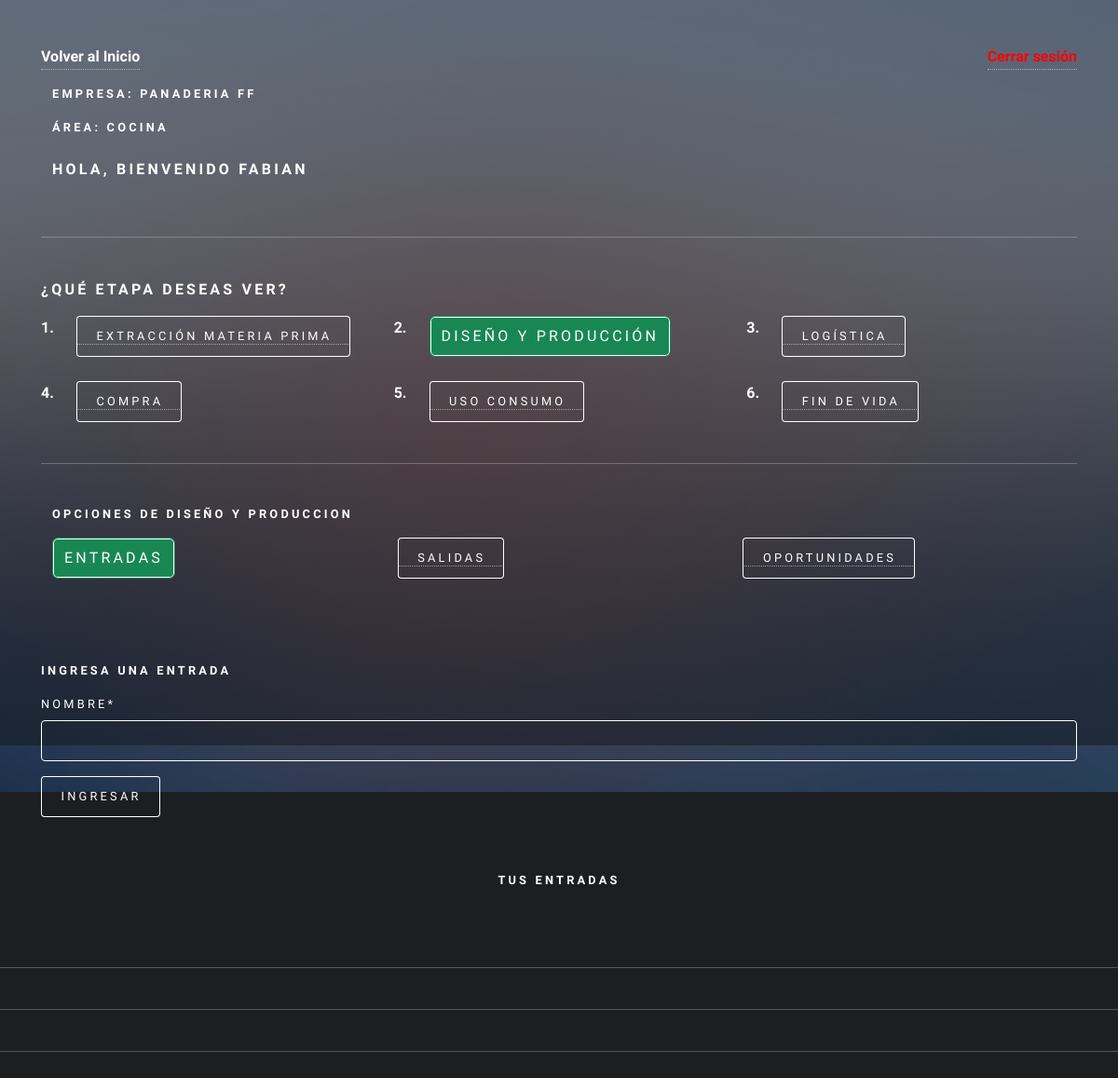
The page /agregar_entrada_diseño (signed in) on the database as committed earlier.
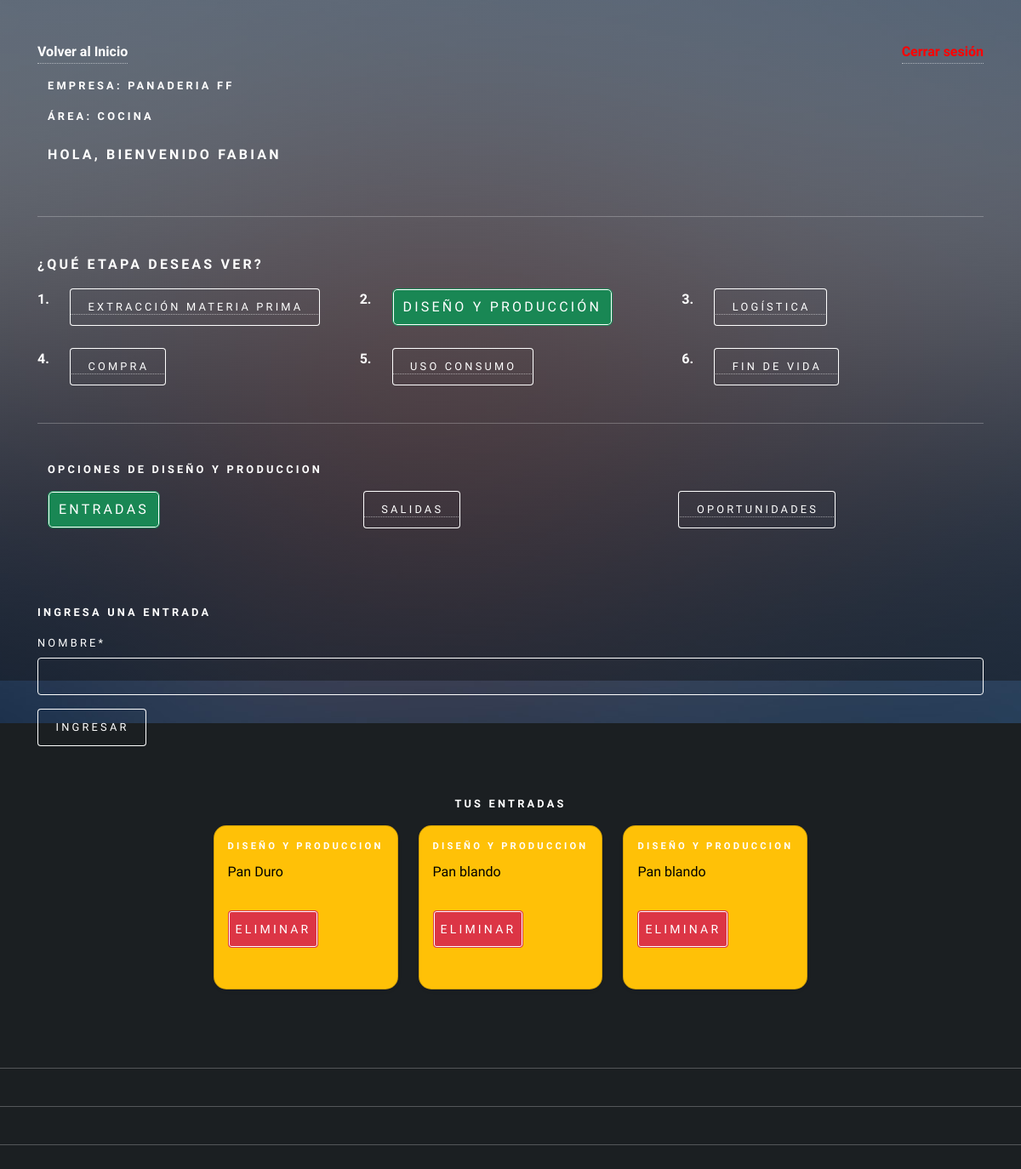
The same page on the database as committed later.
### app/models.py (models this page shows, shortened)
class RegistroTrabajador(models.Model):
    usuario = models.ForeignKey(Usuario, on_delete=models.CASCADE)
    descripcion = models.TextField(max_length=160)
    id_area = models.ForeignKey(AreaEmpresa, on_delete=models.CASCADE)

class AreaEmpresa(models.Model):
    id_area = models.AutoField(primary_key=True)
    nombre  = models.CharField(max_length=20)
    productos = models.CharField(max_length=50)
    id_empresa = models.ForeignKey(Empresa, on_delete=models.CASCADE)
    calle = models.CharField(max_length=250)
    comuna = models.CharField(max_length=150)
    lat = models.IntegerField()
    long = models.IntegerField()

class Empresa(models.Model):
    id_empresa = models.AutoField(primary_key=True)
    nombre  = models.CharField(max_length=20)
    calle = models.CharField(max_length=250)
    comuna = models.CharField(max_length=150)
    lat = models.IntegerField()
    long = models.IntegerField()

class Entrada(models.Model):
    id_entrada = models.AutoField(primary_key=True)
    nombre  = models.CharField(max_length=50)
    fecha =  models.DateField(auto_now_add=True)
    etapa = models.ForeignKey(Etapa, on_delete=models.CASCADE)
    usuario =models.ForeignKey(Usuario, on_delete=models.CASCADE)
    id_area = models.ForeignKey(AreaEmpresa, on_delete=models.CASCADE)

class Etapa(models.Model):
    id_etapa = models.AutoField(primary_key=True)
    nombre  = models.CharField(max_length=50)
    fecha_inicio  = models.DateField()
    fecha_termino  = models.DateField()
    activo = models.BooleanField()
    def __str__(self):
        return self.nombre

### user/models.py (models this page shows, shortened)
class Usuario(AbstractUser):
    telefono = models.IntegerField(null=True)
    id_telegram = models.CharField(max_length=100, null=True, default=0)
    objects = UsuarioManager()

### app/forms.py
class EntradaForm(forms.ModelForm):
    class Meta:
        model = Entrada
        fields = 'nombre',

### app/views.py (called while the page is built, shortened)
def agregarEntradaDiseño(request):
    if request.user.is_authenticated:
        registros = RegistroTrabajador.objects.filter(usuario=request.user)
        etapa = Etapa.objects.values_list("id_etapa", flat=True).filter(nombre="Diseño y produccion")
        entradas = Entrada.objects.filter(usuario=request.user)
        areaTrabajador = RegistroTrabajador.objects.values_list("id_area", flat=True).filter(usuario = request.user)
        data = {
            'form': EntradaForm(),
            'registros': registros,
            'entradas': entradas
        }
        return render(request,'autodiagnostico/diseñoProduccion/entrada/agregar_entrada.html', data)
    else:
        return render(request, 'autodiagnostico/diseñoProduccion/entrada/agregar_entrada.html')

### app/templates/autodiagnostico/diseñoProduccion/entrada/agregar_entrada.html (shortened to what this page needs)
{% extends 'autodiagnostico/diseñoProduccion/home_diseño.html' %}
{% load static %}
{% load crispy_forms_tags %}
{% block diseño %}
<div class="container">
    <form action="" method="post">
        <h4>Ingresa una entrada</h4>
        {{form | crispy}}
        <div>
            <input type="submit" class="btn btn-primary" value="ingresar">
        </div>
    </form>
</div>
<br>
<h4>Tus entradas</h4>
<div class="row row-cols-1 row-cols-md-3 g-4">
    {% for p in entradas %}
    {% if p.etapa.nombre == "Diseño y produccion" %}
        <div class="col">
            <div class="card text-bg-warning shadow-sm h-100">
                <div class="card-body">
                    <h5 class="card-title">{{p.etapa}}</h5>
                    <p class="card-text">{{p.nombre}}</p>
                    <form action="{% url 'eliminar_entrada_diseño' p.id_entrada %}" method="post"
                    style="margin-top:10px;">
                    <button type="submit" class="btn btn-danger btn-sm">Eliminar
                    </button>
                    </form>
                </div>
            </div>
        </div>
    {% endif %}
    {% endfor %}
</div>
{% endblock diseño %}

### app/templates/autodiagnostico/diseñoProduccion/home_diseño.html (shortened to what this page needs)
{% extends 'autodiagnostico/auto_diagnostico.html' %}
{% load static %}
{% load crispy_forms_tags %}
{% block body %}
<div class="container-sm">
    {% if user.is_staff %}
    <h4>Opciones de diseño y produccion</h4>
    <div class="row">
        <div class="col">
            <a href="{% url 'entradas_diseño' %}?empresa={{ empresa_seleccionada.id_empresa }}">
                <button type="button"id="entrada">Tabla Entradas</button>
            </a>
        </div>
        <div class="col">
            <a href="{% url 'salida_diseño' %}?empresa={{ empresa_seleccionada.id_empresa }}">
                <button type="button"id="salida">Tabla Salidas</button>
            </a>
        </div>
        <div class="col">
            <a href="{% url 'oportunidad_diseño' %}?empresa={{ empresa_seleccionada.id_empresa }}">
                <button type="button"id="oportunidad">Tabla Oportunidades</button>
            </a>
        </div>
    </div>
    {% else %}
    <h4>Opciones de diseño y produccion</h4>
    <div class="row">
        <div class="col">
            <a href="{% url 'agregar_entrada_diseño' %}"><button type="button" id="entrada">Entradas</button></a>
        </div>
        <div class="col">
            <a href="{% url 'agregar_salida_diseño' %}"><button type="button" id="salida">Salidas</button></a>
        </div>
        <div class="col">
            <a href="{% url 'agregar_oportunidad_diseño' %}"><button type="button"
                    id="oportunidad">Oportunidades</button></a>
        </div>
    </div>
    {% endif %}
    </div>
</div>
{% block diseño %}{% endblock diseño %}
{% endblock %}

### app/templates/autodiagnostico/auto_diagnostico.html (shortened to what this page needs)
{% load static %}
<!DOCTYPE HTML>
<html>
<head>
    <link href="https://cdn.jsdelivr.net/npm/bootstrap@5.2.0/dist/css/bootstrap.min.css" rel="stylesheet"
>
    <link rel="stylesheet" href="{% static 'css/main.css' %}" />
    <link rel="stylesheet" href="{% static 'css/style.css' %}">
</head>
<body class="is-preload">
    <div id="wrapper">
        <div class="container-sm">
            {% if user.is_authenticated %}
            <div class="d-flex justify-content-between align-items-center mb-3">
                <a id="home_admin" href="{% url 'home' %}">Volver al Inicio</a> <a href="{% url 'logout' %}"
                    id="cerrarSesion">Cerrar sesión</a>
            </div>
            {% if registros %}
            <div class="container-sm">
                <div class="row">
                    {% if user.is_staff %}
                    <h3>Bienvenido Admin, {{ user.first_name }}</h3>
                    {% else %}
                    {% for i in registros %}
                    <div class="mb-2">
                        <h4>Empresa: {{ i.id_area.id_empresa.nombre}}</h4>
                        <h4>Área: {{ i.id_area.nombre}}</h4>
                    </div>
                    <h3>Hola, bienvenido {{user.first_name}}</h3>
                    {% endfor %}
                    {% endif %}
                </div>
            </div>
            <hr>
            {% if not user.is_staff %}
            <h3>¿Qué etapa deseas ver?</h3>
            <div class="row">
                <div class="col-auto"><strong>1.</strong></div>
                <div class="col">
                    <a href="{% url 'extraccion_materiaPrima' %}"><button type="button" id="extraccion"
                            class="selected">Extracción Materia Prima</button></a>
                </div>
                <div class="col-auto"><strong>2.</strong></div>
                <div class="col">
                    <a href="{% url 'diseño_Produccion' %}"><button type="button" id="diseño">Diseño y
                            producción</button></a>
                </div>
                <div class="col-auto"><strong>3.</strong></div>
                <div class="col">
                    <a href="{% url 'logistica' %}"><button type="button" id="logistica">Logística</button></a>
                </div>
            </div>
            <br>
            <div class="row">
            <div class="col-auto"><strong>4.</strong></div>
            <div class="col">
                <a href="{% url 'compra' %}"><button type="button" id="compra">Compra</button></a>
            </div>
            <div class="col-auto"><strong>5.</strong></div>
            <div class="col">
                <a href="{% url 'uso_consumo' %}"><button type="button" id="uso">Uso consumo</button></a>
            </div>
            <div class="col-auto"><strong>6.</strong></div>
            <div class="col">
                <a href="{% url 'fin_vida' %}"><button type="button" id="fin">Fin de vida</button></a>
            </div>
        </div>
        {% endif %}
            <hr>
        {% block body %}{% endblock %}
    </div>
    {% else %}
    <h1>Registra la empresa y el area a la que perteneces!!!!</h1>
    <a href="{% url 'agregar_Area' user.id  %}"><button type="button">Aqui</button></a>
    {% endif %}
    {% else %}
    <h1>Inicia Session</h1>
    <p>Para acceder a tu Auto Diagnostico </p>
    <a href="{% url 'login'  %}"><button type="button">Inicia Session</button></a>
    {% endif %}
    <hr>
    <hr>
    <hr>
    <br>
    <br>
    <div id="bg"></div>
</body>
</html>

### static/css/style.css (style rules this page uses)
.card { background-color: rgba(27, 31, 34, 0.85); border-radius: 15px; }
#cerrarSesion { color: red; text-decoration: none; font-weight: bold; }
#home_admin { color: white; text-decoration: none; font-weight: bold; }

Rows that differ between the two databases and show on the page:
added Entrada: etapa "DISEÑO Y PRODUCCION", nombre "Pan Duro"
added Entrada: etapa "DISEÑO Y PRODUCCION", nombre "Pan blando"
added Entrada: etapa "DISEÑO Y PRODUCCION", nombre "Pan blando"
